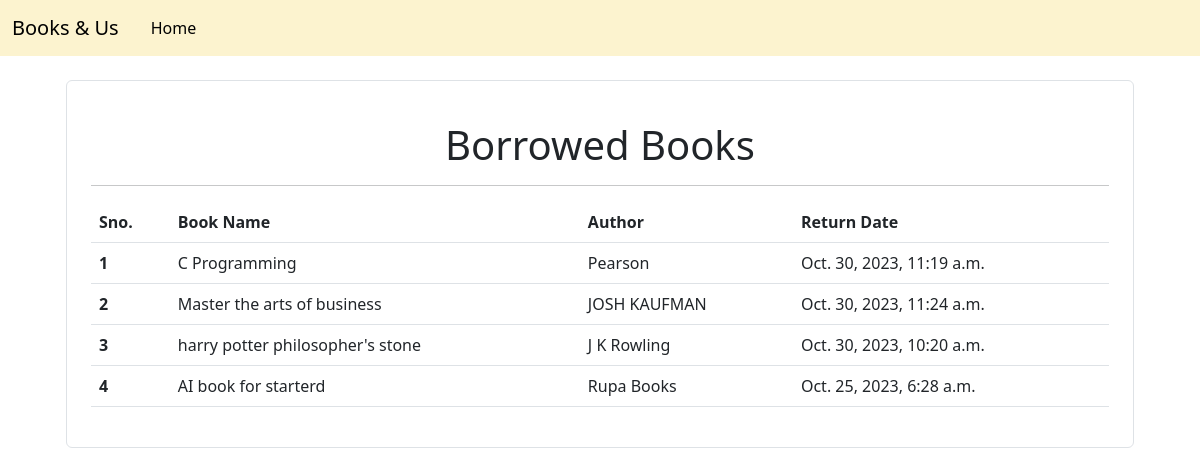
/cart (signed in), run on the app's committed database.
### home/models.py (models this page shows, shortened)
class OrderItem(models.Model):
    user = models.ForeignKey(User,on_delete=models.CASCADE)
    ordered = models.BooleanField(default=False)
    book = models.ForeignKey(Book, on_delete=models.CASCADE)
    quantity = models.IntegerField(default=1)

class Book(models.Model):
    image = models.ImageField( null=False,blank=False)
    title = models.CharField(max_length=100)
    category = models.ForeignKey(Category, on_delete=models.CASCADE, default=True, null=False)
    isbn = models.CharField(max_length=17, default=True)
    author = models.CharField(max_length=100)
    publisher = models.CharField(max_length=100, default=True)
    is_publisher = models.BooleanField(default = True)
    description = models.TextField()
    created_at = models.DateTimeField(default=datetime.now, blank=True)
    book_available_count = models.IntegerField(default=0)

### home/views.py (the view)
# urls.py: path('cart',views.cart,name="cart"),
def cart(request):
    if Order.objects.filter(user=request.user,ordered=False).exists():
        order = Order.objects.get(user = request.user,ordered=False)
        return render(request,'cart.html',{'order':order})
    return render(request,'cart.html',{'message':"No Books has been borrowed"})

### templates/cart.html (shortened to what this page needs)
{% load static %}
<!doctype html>
<html lang="en">
  <head>
    <link href="https://cdn.jsdelivr.net/npm/bootstrap@5.3.0/dist/css/bootstrap.min.css" rel="stylesheet">
    <link href="https://getbootstrap.com/docs/5.3/assets/css/docs.css" rel="stylesheet">
  </head>
    <body>
        <body class="p-0 m-0 border-0 bd-example m-0 border-0">
            <nav class="navbar navbar-expand-sm  navbar-light" style="background-color:#FCF3CF  ">
              <div class="container-fluid">
                <a class="navbar-brand me-4" >Books & Us</a>
                <div class="collapse navbar-collapse" id="navbarSupportedContent">
                  <ul class="navbar-nav me-auto mb-2 mb-lg-0">
                    <li class="nav-item">
                      <a class="nav-link active" aria-current="page" href="{% url 'home' %}">Home</a>
                    </li>
        </div>
    </div>
  </nav>
        <div class="container">
            <div class="border rounded p-4 m-4">
             <p class="display-4"><center><h1>Borrowed Books</h1></center></p>
             <hr>
                <table class="table">
                    <thead>
                        <tr>
                            <th>Sno.</th>
                            <th>Book Name</th>
                            <th>Author</th>
                            <th>Return Date</th>
                        </tr>
                    </thead>
                    <tbody>
                        {% for order_item in order.items.all %}
                        <tr>
                            <th scope="row">{{forloop.counter}}</th>
                            <td>{{ order_item.book.title}}</td>
                            <td>{{ order_item.book.author}}</td>
                            <td>{{ order_item.book.created_at}}</td>
                      </tr>
              {% endfor %}
                    </tbody>
                </table>
            </div>
        </div>
    </body>
    </html>

### data on the page
OrderItem: book "C Programming", book.author "Pearson", book.created_at "Oct. 30, 2023, 11:19 a.m."
OrderItem: book "Master the arts of business", book.author "JOSH KAUFMAN", book.created_at "Oct. 30, 2023, 11:24 a.m."
OrderItem: book "harry potter philosopher's stone", book.author "J K Rowling", book.created_at "Oct. 30, 2023, 10:20 a.m."
OrderItem: book "AI book for starterd", book.author "Rupa Books", book.created_at "Oct. 25, 2023, 6:28 a.m."
